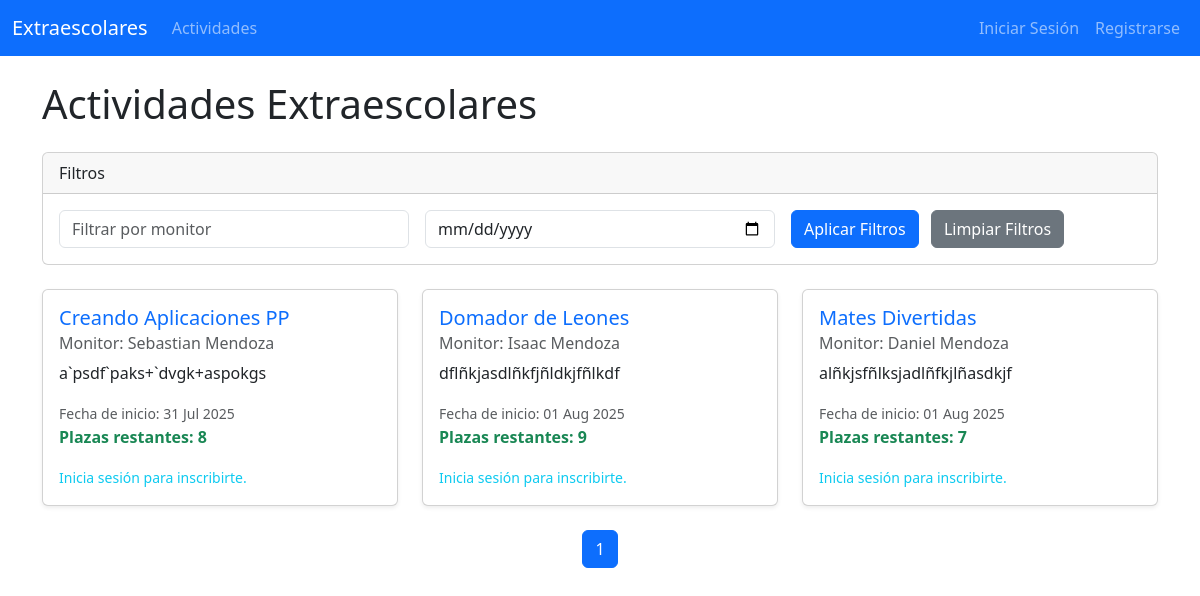
The app's page /, older data.
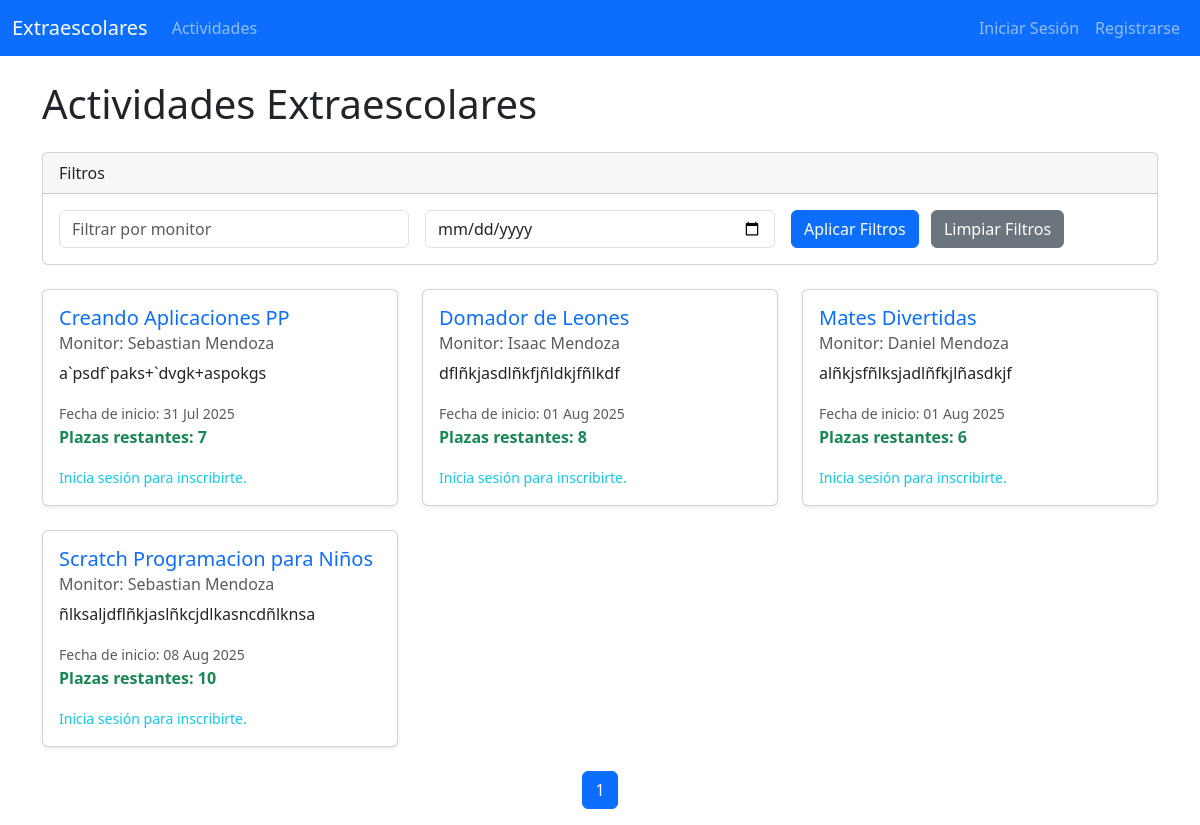
The same page, newer data.
### actividades/models.py (models this page shows, shortened)
class Actividad(models.Model):
    nombre = models.CharField(max_length=200)
    descripcion = models.TextField()
    monitor = models.ForeignKey(Monitor, on_delete=models.SET_NULL, null=True, blank=True)
    plazas_maximas = models.IntegerField()
    fecha_inicio = models.DateField()
    def plazas_restantes(self):
        inscripciones_actuales = self.inscripcion_set.count()
        return self.plazas_maximas - inscripciones_actuales

class Monitor(models.Model):
    usuario = models.OneToOneField(User, on_delete=models.CASCADE, related_name='monitor_profile')
    nombre_completo = models.CharField(max_length=200)
    correo = models.EmailField(unique=True)
    especialidad = models.CharField(max_length=100, blank=True, null=True)
    def __str__(self):
        return self.nombre_completo

### actividades/views.py (the view)
# urls.py: path('', actividades_views.lista_actividades, name='lista_actividades'), # Página de inicio
def lista_actividades(request):
    actividades_list = Actividad.objects.all().order_by('fecha_inicio')
    monitor_filter = request.GET.get('monitor')
    curso_filter = request.GET.get('curso')
    fecha_filter = request.GET.get('fecha')
    if monitor_filter:
        actividades_list = actividades_list.filter(monitor__nombre_completo__icontains=monitor_filter)
    if curso_filter:
        pass
    if fecha_filter:
        actividades_list = actividades_list.filter(fecha_inicio=fecha_filter)
    paginator = Paginator(actividades_list, 5)  # 5 actividades por página
    page_number = request.GET.get('page')
    page_obj = paginator.get_page(page_number)
    context = {
        'page_obj': page_obj,
        'monitors': Actividad.objects.values_list('monitor', flat=True).distinct(),
    }
    return render(request, 'actividades/lista_actividades.html', context)

### templates/actividades/lista_actividades.html (shortened to what this page needs)
{% extends 'base.html' %}
{% block content %}
<h1 class="mb-4">Actividades Extraescolares</h1>
<div class="card mb-4">
    <div class="card-header">
        Filtros
    </div>
    <div class="card-body">
        <form method="GET" action="{% url 'lista_actividades' %}" class="row g-3 align-items-center">
            <div class="col-md-4">
                <input type="text" class="form-control" id="monitor-filter" name="monitor" placeholder="Filtrar por monitor" value="{{ request.GET.monitor }}">
            </div>
            <div class="col-md-4">
                <input type="date" class="form-control" id="fecha-filter" name="fecha" value="{{ request.GET.fecha }}">
            </div>
            <div class="col-md-auto">
                <button type="submit" class="btn btn-primary">Aplicar Filtros</button>
                <a href="{% url 'lista_actividades' %}" class="btn btn-secondary ms-2">Limpiar Filtros</a>
            </div>
        </form>
    </div>
</div>
{% if page_obj %}
    <div class="row row-cols-1 row-cols-md-2 row-cols-lg-3 g-4">
        {% for actividad in page_obj %}
        <div class="col">
            <div class="card h-100 shadow-sm">
                <div class="card-body">
                    <h5 class="card-title text-primary">{{ actividad.nombre }}</h5>
                    <h6 class="card-subtitle mb-2 text-muted">Monitor: {{ actividad.monitor }}</h6>
                    <p class="card-text">{{ actividad.descripcion|truncatechars:150 }}</p>
                    <p class="card-text">
                        <small class="text-muted">Fecha de inicio: {{ actividad.fecha_inicio|date:"d M Y" }}</small><br>
                        <strong class="{% if actividad.plazas_restantes <= 5 %}text-warning{% else %}text-success{% endif %}">
                            Plazas restantes: {{ actividad.plazas_restantes }}
                        </strong>
                    </p>
                    {% if user.is_authenticated and user.alumno %}
                        {% if actividad.plazas_restantes > 0 %}
                            <a href="{% url 'inscribirse_actividad' actividad.id %}" class="btn btn-success btn-sm">Inscribirse</a>
                        {% else %}
                            <button class="btn btn-danger btn-sm" disabled>Plazas Agotadas</button>
                        {% endif %}
                    {% elif not user.is_authenticated %}
                         <p class="card-text"><small class="text-info">Inicia sesión para inscribirte.</small></p>
                    {% endif %}
                </div>
            </div>
        </div>
        {% endfor %}
    </div>
    <nav aria-label="Page navigation" class="mt-4">
        <ul class="pagination justify-content-center">
            {% for num in page_obj.paginator.page_range %}
                {% if page_obj.number == num %}
                    <li class="page-item active"><a class="page-link" href="#">{{ num }}</a></li>
                {% elif num > page_obj.number|add:'-3' and num < page_obj.number|add:'3' %}
                    <li class="page-item"><a class="page-link" href="?page={{ num }}{% if request.GET.monitor %}&monitor={{ request.GET.monitor }}{% endif %}{% if request.GET.fecha %}&fecha={{ request.GET.fecha }}{% endif %}">{{ num }}</a></li>
                {% endif %}
            {% endfor %}
        </ul>
    </nav>
{% else %}
    <div class="alert alert-info" role="alert">
        No hay actividades disponibles en este momento.
    </div>
{% endif %}
{% endblock %}

Row changes from the older to the newer data that the page shows:
computed for Actividad "Creando Aplicaciones PP": plazas_restantes "8" → "7"
computed for Actividad "Domador de Leones": plazas_restantes "9" → "8"
computed for Actividad "Mates Divertidas": plazas_restantes "7" → "6"
added Actividad: nombre "Scratch Programacion para Niños", monitor "Sebastian Mendoza", descripcion "ñlksaljdflñkjaslñkcjdlkasncdñlknsa", fecha_inicio "08 Aug 2025", plazas_restantes "10"
